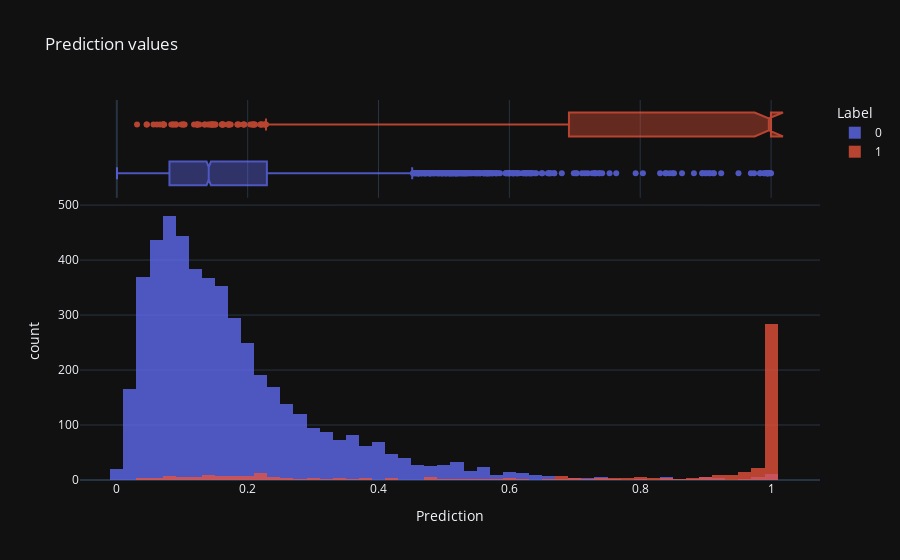

The notebook cell saved with this chart:
### Markdown cell above
# Model performance

### Code cell
train_predictions = model.predict(train_features, batch_size=BATCH_SIZE)
test_predictions = model.predict(test_features, batch_size=BATCH_SIZE)

predictions_df = pd.DataFrame(
    {"Prediction": train_predictions.ravel(), "Label": train_labels.ravel()}
)
predictions_df = pd.concat(
    [
        predictions_df[predictions_df["Label"] == 0].sample(5000, random_state=0),
        predictions_df[predictions_df["Label"] == 1].sample(500, random_state=0),
    ]
)
fig = px.histogram(
    predictions_df,
    x="Prediction",
    title="Prediction values",
    color="Label",
    marginal="box",
    labels={"0": "Legitimate", "1": "Fraudulent"},
)
fig.update_traces(opacity=0.75)
fig.update_layout(barmode="overlay")
fig.show()

### Figure 1 — Plotly figure (JSON) as saved in the notebook; plotly's stock layout.template omitted (floating-point values rounded to 4 significant figures; data arrays with more than 128 entries replaced by an {"elided": "..."} marker saying what was removed)
{"data": [{"alignmentgroup": "True", "bingroup": "x", "hovertemplate": "Label=0<br>Prediction=%{x}<br>count=%{y}<extra></extra>", "legendgroup": "0", "marker": {"color": "#636efa", "pattern": {"shape": ""}}, "name": "0", "offsetgroup": "0", "orientation": "v", "showlegend": true, "x": {"elided": "5000 float values"}, "xaxis": "x", "yaxis": "y", "type": "histogram", "opacity": 0.75}, {"alignmentgroup": "True", "hovertemplate": "Label=0<br>Prediction=%{x}<extra></extra>", "legendgroup": "0", "marker": {"color": "#636efa"}, "name": "0", "notched": true, "offsetgroup": "0", "showlegend": false, "x": {"elided": "5000 float values"}, "xaxis": "x2", "yaxis": "y2", "type": "box", "opacity": 0.75}, {"alignmentgroup": "True", "bingroup": "x", "hovertemplate": "Label=1<br>Prediction=%{x}<br>count=%{y}<extra></extra>", "legendgroup": "1", "marker": {"color": "#EF553B", "pattern": {"shape": ""}}, "name": "1", "offsetgroup": "1", "orientation": "v", "showlegend": true, "x": {"elided": "500 float values"}, "xaxis": "x", "yaxis": "y", "type": "histogram", "opacity": 0.75}, {"alignmentgroup": "True", "hovertemplate": "Label=1<br>Prediction=%{x}<extra></extra>", "legendgroup": "1", "marker": {"color": "#EF553B"}, "name": "1", "notched": true, "offsetgroup": "1", "showlegend": false, "x": {"elided": "500 float values"}, "xaxis": "x2", "yaxis": "y2", "type": "box", "opacity": 0.75}], "layout": {"xaxis": {"anchor": "y", "domain": [0.0, 1.0], "title": {"text": "Prediction"}}, "yaxis": {"anchor": "x", "domain": [0.0, 0.7326], "title": {"text": "count"}}, "xaxis2": {"anchor": "y2", "domain": [0.0, 1.0], "matches": "x", "showticklabels": false, "showgrid": true}, "yaxis2": {"anchor": "x2", "domain": [0.7426, 1.0], "matches": "y2", "showticklabels": false, "showline": false, "ticks": "", "showgrid": false}, "legend": {"title": {"text": "Label"}, "tracegroupgap": 0}, "title": {"text": "Prediction values"}, "barmode": "overlay"}}
